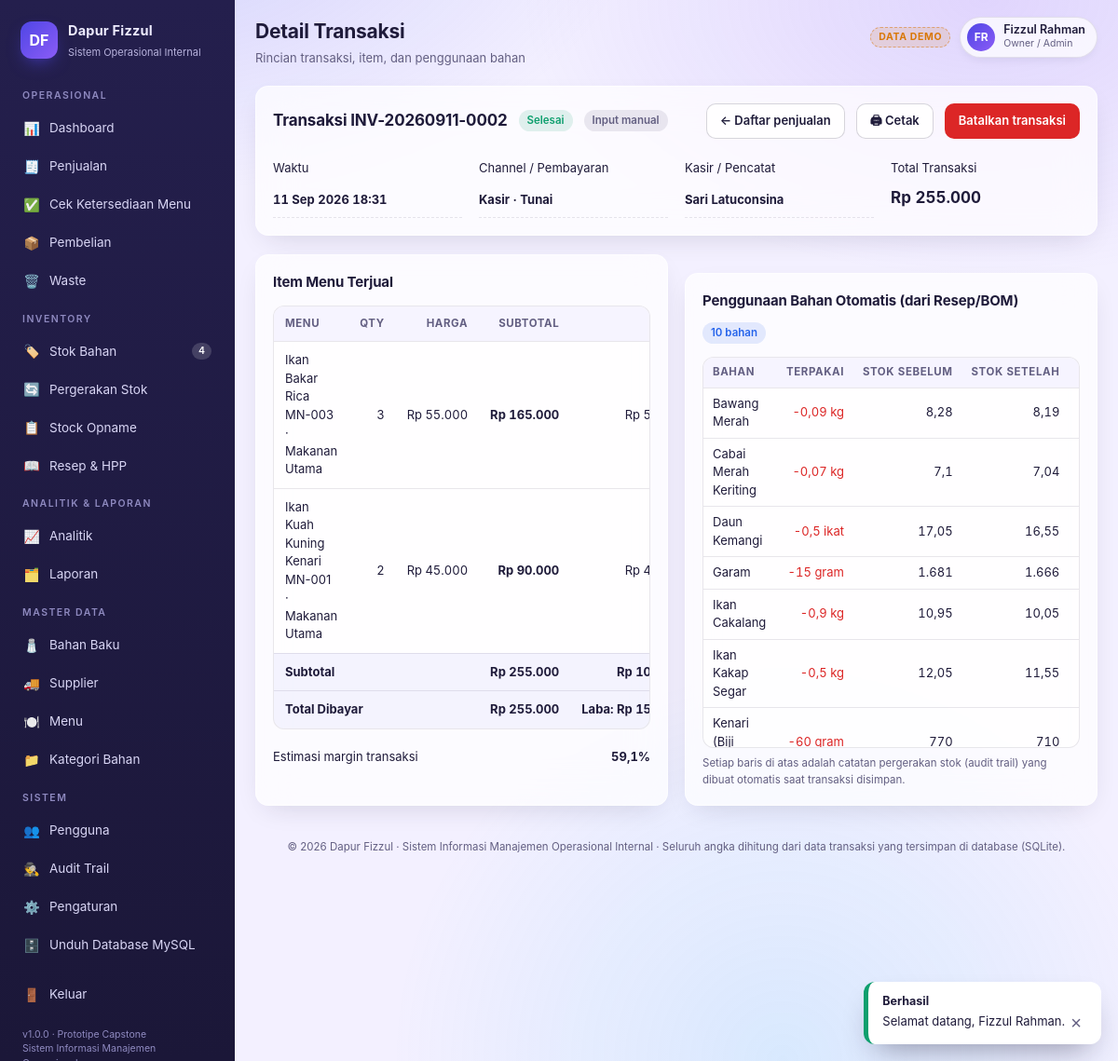
The page /transaksi/?id=47 (signed in) on the database its author committed.
### tables this page shows
CREATE TABLE users (
            id INTEGER PRIMARY KEY AUTOINCREMENT,
            username TEXT NOT NULL UNIQUE,
            name TEXT NOT NULL,
            email TEXT,
            phone TEXT,
            role_id INTEGER NOT NULL REFERENCES roles(id),
            password_hash TEXT NOT NULL,
            is_active INTEGER NOT NULL DEFAULT 1,
            last_login TEXT,
            created_at TEXT NOT NULL
        );

CREATE TABLE roles (
            id INTEGER PRIMARY KEY AUTOINCREMENT,
            code TEXT NOT NULL UNIQUE,
            name TEXT NOT NULL,
            permissions TEXT NOT NULL DEFAULT ''
        );

CREATE TABLE sales (
            id INTEGER PRIMARY KEY AUTOINCREMENT,
            invoice_no TEXT NOT NULL UNIQUE,
            sold_at TEXT NOT NULL,
            channel TEXT NOT NULL,
            payment_method TEXT NOT NULL,
            subtotal REAL NOT NULL DEFAULT 0,
            discount REAL NOT NULL DEFAULT 0,
            total REAL NOT NULL DEFAULT 0,
            hpp_total REAL NOT NULL DEFAULT 0,
            customer_note TEXT,
            source TEXT NOT NULL DEFAULT 'manual',
            import_ref TEXT,
            status TEXT NOT NULL DEFAULT 'selesai',
            created_by INTEGER REFERENCES users(id),
            created_at TEXT NOT NULL
        );

CREATE TABLE sale_items (
            id INTEGER PRIMARY KEY AUTOINCREMENT,
            sale_id INTEGER NOT NULL REFERENCES sales(id) ON DELETE CASCADE,
            menu_id INTEGER NOT NULL REFERENCES menus(id),
            qty REAL NOT NULL,
            unit_price REAL NOT NULL,
            subtotal REAL NOT NULL,
            hpp_unit REAL NOT NULL DEFAULT 0,
            hpp_total REAL NOT NULL DEFAULT 0
        );

CREATE TABLE menus (
            id INTEGER PRIMARY KEY AUTOINCREMENT,
            code TEXT NOT NULL UNIQUE,
            name TEXT NOT NULL,
            category TEXT NOT NULL DEFAULT 'Makanan Utama',
            price REAL NOT NULL DEFAULT 0,
            description TEXT,
            is_active INTEGER NOT NULL DEFAULT 1,
            created_at TEXT NOT NULL
        );

CREATE TABLE inventory_movements (
            id INTEGER PRIMARY KEY AUTOINCREMENT,
            moved_at TEXT NOT NULL,
            ingredient_id INTEGER NOT NULL REFERENCES ingredients(id),
            movement_type TEXT NOT NULL,
            qty REAL NOT NULL,
            unit TEXT NOT NULL,
            stock_before REAL NOT NULL,
            stock_after REAL NOT NULL,
            unit_cost REAL NOT NULL DEFAULT 0,
            total_cost REAL NOT NULL DEFAULT 0,
            ref_type TEXT,
            ref_id INTEGER,
            ref_code TEXT,
            note TEXT,
            user_id INTEGER REFERENCES users(id),
            user_name TEXT,
            created_at TEXT NOT NULL
        );

CREATE TABLE ingredients (
            id INTEGER PRIMARY KEY AUTOINCREMENT,
            code TEXT NOT NULL UNIQUE,
            name TEXT NOT NULL,
            category_id INTEGER REFERENCES ingredient_categories(id),
            unit TEXT NOT NULL,
            min_stock REAL NOT NULL DEFAULT 0,
            current_stock REAL NOT NULL DEFAULT 0,
            avg_cost REAL NOT NULL DEFAULT 0,
            last_cost REAL NOT NULL DEFAULT 0,
            supplier_id INTEGER REFERENCES suppliers(id),
            storage_location TEXT,
            expiry_info TEXT,
            is_active INTEGER NOT NULL DEFAULT 1,
            created_at TEXT NOT NULL,
            updated_at TEXT
        );

### views/pages/sale_detail.php (the view, shortened to what the rows shown need)
<?php
$id = gi('id');
$sale = q1($pdo, 'SELECT s.*, u.name AS kasir FROM sales s LEFT JOIN users u ON u.id = s.created_by WHERE s.id = ?', [$id]);
$items = q($pdo, 'SELECT si.*, m.name AS menu_name, m.category, m.code FROM sale_items si
                  JOIN menus m ON m.id = si.menu_id WHERE si.sale_id = ? ORDER BY si.id', [$id]);
$movements = q($pdo, 'SELECT m.*, i.name AS ing_name FROM inventory_movements m
                      JOIN ingredients i ON i.id = m.ingredient_id
                      WHERE m.ref_type = "sale" AND m.ref_id = ?
                      ORDER BY i.name', [$id]);
$laba = (float)$sale['total'] - (float)$sale['hpp_total'];
?>
<div class="card">
    <div class="card-head">
        <h2>Transaksi <?= e($sale['invoice_no']) ?></h2>
        <span class="badge <?= $sale['status'] === 'void' ? 'danger' : 'ok' ?>"><?= $sale['status'] === 'void' ? 'DIBATALKAN' : 'Selesai' ?></span>
        <span class="badge <?= $sale['source'] === 'import' ? 'info' : 'muted' ?>"><?= $sale['source'] === 'import' ? 'Impor: ' . e((string)$sale['import_ref']) : 'Input manual' ?></span>
        <a class="btn" href="<?= e(app_url('sales')) ?>">← Daftar penjualan</a>
        <button class="btn" onclick="window.print()">🖨 Cetak</button>
        <?php if (can('sales_void') && $sale['status'] !== 'void'): ?>
            <button class="btn btn-danger" data-modal="m-void-detail">Batalkan transaksi</button>
        <?php endif; ?>
    </div>
    <div class="grid grid-4">
        <div class="stat-line" style="flex-direction:column;align-items:flex-start;">
            <span>Waktu</span><b><?= tgl($sale['sold_at'], true) ?></b></div>
        <div class="stat-line" style="flex-direction:column;align-items:flex-start;">
            <span>Channel / Pembayaran</span><b><?= e($sale['channel']) ?> · <?= e($sale['payment_method']) ?></b></div>
        <div class="stat-line" style="flex-direction:column;align-items:flex-start;">
            <span>Kasir / Pencatat</span><b><?= e($sale['kasir'] ?? '-') ?></b></div>
        <div class="stat-line" style="flex-direction:column;align-items:flex-start;">
            <span>Total Transaksi</span><b style="font-size:17px;"><?= rp($sale['total']) ?></b></div>
    </div>
</div>
<div class="grid grid-2 section">
    <div class="card">
        <div class="table-wrap"><table class="data">
            <thead><tr><th>Menu</th><th class="num">Qty</th><th class="num">Harga</th><th class="num">Subtotal</th><th class="num">HPP</th></tr></thead>
            <tbody>
            <?php foreach ($items as $it): ?>
                <tr><td><?= e($it['menu_name']) ?><div class="li-sub"><?= e($it['code']) ?> · <?= e($it['category']) ?></div></td>
                    <td class="num"><?= num($it['qty']) ?></td>
                    <td class="num"><?= rp($it['unit_price']) ?></td>
                    <td class="num"><b><?= rp($it['subtotal']) ?></b></td>
                    <td class="num"><?= rp($it['hpp_total']) ?></td></tr>
            <?php endforeach; ?>
            <tr class="total-row"><td colspan="3">Subtotal</td><td class="num"><?= rp($sale['subtotal']) ?></td><td class="num"><?= rp($sale['hpp_total']) ?></td></tr>
            <tr class="total-row"><td colspan="3">Total Dibayar</td><td class="num"><?= rp($sale['total']) ?></td>
                <td class="num">Laba: <?= rp($laba) ?></td></tr>
            </tbody></table></div>
        <div class="stat-line" style="margin-top:12px;"><span>Estimasi margin transaksi</span>
            <b><?= pct((float)$sale['total'] > 0 ? $laba / (float)$sale['total'] * 100 : 0) ?></b></div>
    </div>
    <div class="card">
        <?php if ($movements): ?>
            <div class="table-wrap table-scroll"><table class="data compact">
                <thead><tr><th>Bahan</th><th class="num">Terpakai</th><th class="num">Stok Sebelum</th><th class="num">Stok Setelah</th><th class="num">Nilai HPP</th></tr></thead>
                <tbody>
                <?php foreach ($movements as $m): ?>
                    <tr><td><?= e($m['ing_name']) ?></td>
                        <td class="num" style="color:var(--danger);"><?= num($m['qty']) ?> <?= e($m['unit']) ?></td>
                        <td class="num"><?= num($m['stock_before']) ?></td>
                        <td class="num"><?= num($m['stock_after']) ?></td>
                        <td class="num"><?= rp($m['total_cost']) ?></td></tr>
                <?php endforeach; ?>
                </tbody></table></div>
        <?php else: ?>
            <div class="empty">Tidak ada pergerakan stok pada transaksi ini.</div>
        <?php endif; ?>
    </div>
</div>

### views/layout.php (shortened to what the rows shown need)
<?php
$user = current_user();
$initials = str_initials((string)$user['name']);
?>
<!DOCTYPE html>
<html lang="id">
<head>
<link rel="stylesheet" href="<?= e(app_asset('css/app.css')) ?>?v=<?= e(APP_VERSION) ?>">
</head>
<body>
<div class="app">
    <main class="main">
        <div class="topbar">
            <div>
                <h1><?= e($pageTitle) ?></h1>
            </div>
            <div class="topbar-actions">
                <div class="user-chip">
                    <div class="avatar"><?= e($initials) ?></div>
                    <div>
                        <div class="u-name"><?= e($user['name']) ?></div>
                        <div class="u-role"><?= e(ROLES[$user['role_code']] ?? $user['role_name']) ?></div>
                    </div>
                </div>
            </div>
        </div>
        <?php include $view; ?>
    </main>
</div>
</body>
</html>

### rows shown on the page
users: name "FR", name "Fizzul Rahman", role.code "Owner / Admin"
sales: invoice_no "INV-20260911-0002", sold_at "11 Sep 2026 18:31", channel "Kasir", payment_method "Tunai", created_by.name "Sari Latuconsina", total "Rp 255.000", subtotal "Rp 255.000", hpp_total "Rp…", rp($laba) "Rp…", pct((float)$sale['total'] > 0 ? $laba / (float)$sale['total'] * 100 : 0) "59,1%"
sale_items: menu.name "Ikan Bakar Rica", menu.code "MN-003", menu.category "Makanan Utama", qty "3", unit_price "Rp 55.000", subtotal "Rp 165.000", hpp_total "Rp…"
sale_items: menu.name "Ikan Kuah Kuning Kenari", menu.code "MN-001", menu.category "Makanan Utama", qty "2", unit_price "Rp 45.000", subtotal "Rp 90.000", hpp_total "Rp…"
inventory_movements: ingredient.name "Bawang Merah", qty "-0,09", unit "kg", stock_before "8,28", stock_after "8,19"
inventory_movements: ingredient.name "Cabai Merah Keriting", qty "-0,07", unit "kg", stock_before "7,1", stock_after "7,04"
inventory_movements: ingredient.name "Daun Kemangi", qty "-0,5", unit "ikat", stock_before "17,05", stock_after "16,55"
inventory_movements: ingredient.name "Garam", qty "-15", unit "gram", stock_before "1.681", stock_after "1.666"
inventory_movements: ingredient.name "Ikan Cakalang", qty "-0,9", unit "kg", stock_before "10,95", stock_after "10,05"
inventory_movements: ingredient.name "Ikan Kakap Segar", qty "-0,5", unit "kg", stock_before "12,05", stock_after "11,55"
inventory_movements: ingredient.name "Kenari (Biji…", qty "-60", unit "gram", stock_before "770", stock_after "710"

### other values the page prints
$group "OPERASIONAL"
$icon "📊"
$label "Dashboard"
$icon "🧾"
$label "Penjualan"
$icon "✅"
$label "Cek Ketersediaan Menu"
$icon "📦"
$label "Pembelian"
$icon "🗑️"
$label "Waste"
$group "INVENTORY"
$icon "🏷️"
$label "Stok Bahan"
$icon "🔄"
